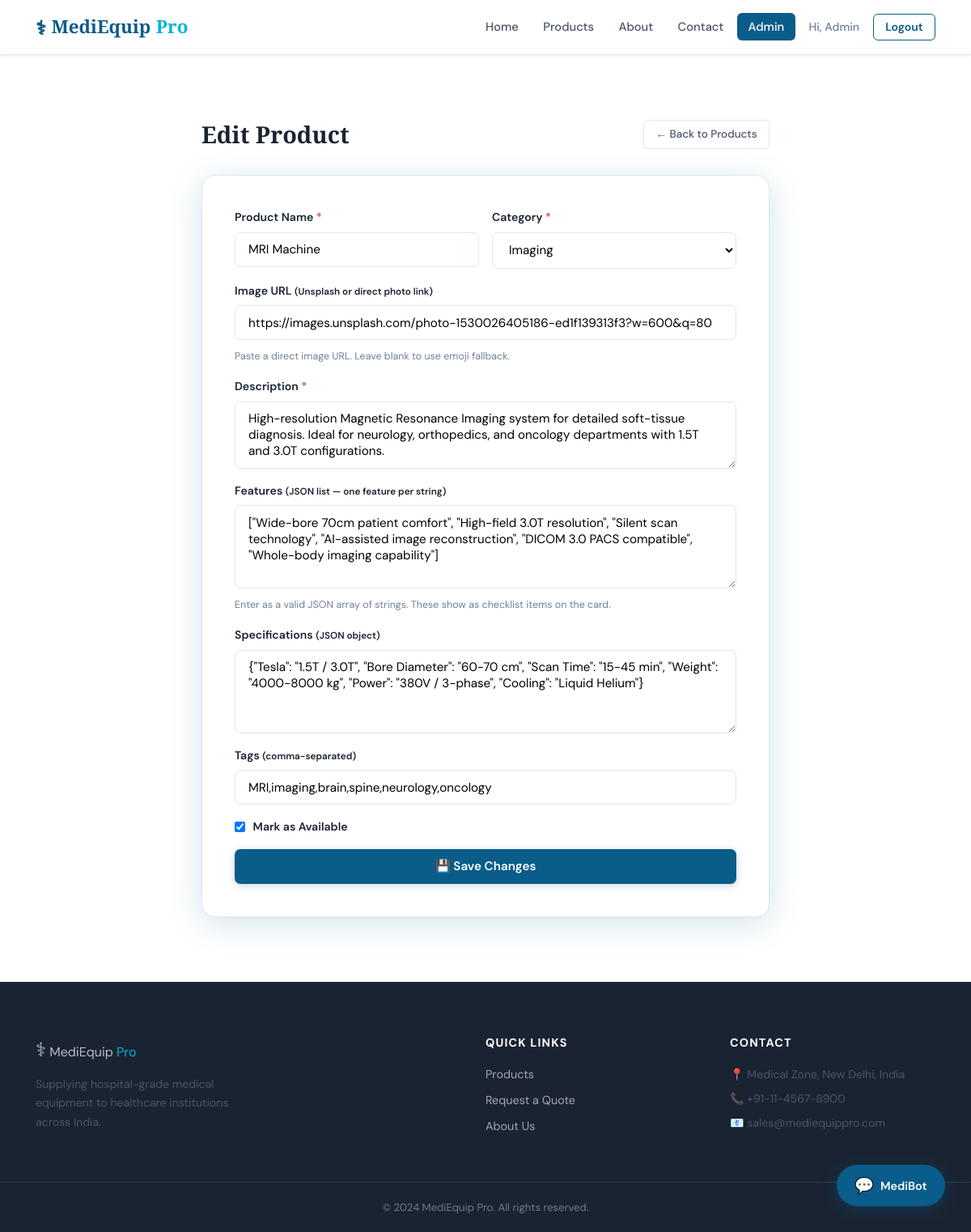
Screenshot of /admin/products/edit/1 (signed in) with the database file from the repository.
### models/database.py (models this page shows, shortened)
class Product(db.Model):
    __tablename__ = 'products'
    id             = db.Column(db.Integer, primary_key=True)
    name           = db.Column(db.String(150), nullable=False)
    category       = db.Column(db.String(80), nullable=False)
    description    = db.Column(db.Text, nullable=False)
    specifications = db.Column(db.Text, nullable=True)   # JSON string dict
    features       = db.Column(db.Text, nullable=True)   # JSON list of strings
    availability   = db.Column(db.Boolean, default=True)
    image_url      = db.Column(db.String(500), default='')  # real photo URL
    tags           = db.Column(db.String(300), default='')
    created_at     = db.Column(db.DateTime, default=datetime.utcnow)

### app.py (the view, shortened to what this page needs)
@app.route('/admin/products/edit/<int:pid>', methods=['GET', 'POST'])
@admin_required
def admin_edit_product(pid):
    product = Product.query.get_or_404(pid)
    return render_template('admin/product_form.html', product=product, action='Edit')

### app.py (called while the page is built)
def admin_required(f):
    @wraps(f)
    def decorated(*args, **kwargs):
        if 'user_id' not in session or not session.get('is_admin'):
            flash('Admin access required.', 'danger')
            return redirect(url_for('login'))
        return f(*args, **kwargs)
    return decorated

### templates/admin/product_form.html (shortened to what this page needs)
{% extends "base.html" %}
{% block content %}
<section class="section">
  <div class="container" style="max-width:750px">
    <div class="admin-header">
      <h1>{{ action }} Product</h1>
      <a href="{{ url_for('admin_products') }}" class="btn-sm-ghost">← Back to Products</a>
    </div>
    <div class="auth-card" style="max-width:100%">
      <form method="POST">
        <div class="form-row">
          <div class="form-group">
            <label>Product Name <span class="req">*</span></label>
            <input type="text" name="name" required
                   value="{{ product.name if product else '' }}"
                   placeholder="e.g. MRI Machine 3.0T"/>
          </div>
          <div class="form-group">
            <label>Category <span class="req">*</span></label>
            <select name="category" required>
              {% for cat in ['Imaging','Critical Care','Radiology','Laboratory','Rehabilitation'] %}
              <option value="{{ cat }}" {% if product and product.category == cat %}selected{% endif %}>{{ cat }}</option>
              {% endfor %}
            </select>
          </div>
        </div>
        <div class="form-group">
          <label>Image URL <small>(Unsplash or direct photo link)</small></label>
          <input type="url" name="image_url"
                 value="{{ product.image_url if product else '' }}"
                 placeholder="https://images.unsplash.com/photo-..."/>
          <small class="form-hint">Paste a direct image URL. Leave blank to use emoji fallback.</small>
        </div>
        <div class="form-group">
          <label>Description <span class="req">*</span></label>
          <textarea name="description" rows="3" required>{{ product.description if product else '' }}</textarea>
        </div>
        <div class="form-group">
          <label>Features <small>(JSON list — one feature per string)</small></label>
          <textarea name="features" rows="4"
                    placeholder='["High resolution imaging", "Low radiation dose", "DICOM compatible"]'>{{ product.features if product else '[]' }}</textarea>
          <small class="form-hint">Enter as a valid JSON array of strings. These show as checklist items on the card.</small>
        </div>
        <div class="form-group">
          <label>Specifications <small>(JSON object)</small></label>
          <textarea name="specifications" rows="4"
                    placeholder='{"Tesla": "1.5T", "Weight": "4000 kg"}'>{{ product.specifications if product else '{}' }}</textarea>
        </div>
        <div class="form-group">
          <label>Tags <small>(comma-separated)</small></label>
          <input type="text" name="tags"
                 value="{{ product.tags if product else '' }}"
                 placeholder="MRI, imaging, brain, neurology"/>
        </div>
        <div class="form-group form-check">
          <label class="check-label">
            <input type="checkbox" name="availability"
                   {% if not product or product.availability %}checked{% endif %}/>
            <span>Mark as Available</span>
          </label>
        </div>
        <button type="submit" class="btn-primary w-full">
          {{ '💾 Save Changes' if action == 'Edit' else '➕ Add Product' }}
        </button>
      </form>
    </div>
  </div>
</section>
{% endblock %}

### static/css/style.css (style rules this page uses)
:root { --primary: #0a5c8a; --primary-dark: #073f62; --primary-light: #e8f4fd; --accent: #00b4d8; --accent-dark: #0096b7; --success: #2e9e5b; --danger: #d94f4f; --warning: #f59e0b; --text-dark: #1a2332; --text-mid: #4a5568; --text-light: #718096; --border: #dbe8f0; --bg-light: #f7fafd; --bg-white: #ffffff; --shadow-sm: 0 1px 4px rgba(10,92,138,.10); --shadow-md: 0 4px 20px rgba(10,92,138,.13); --shadow-lg: 0 8px 40px rgba(10,92,138,.18); --radius: 10px; --radius-lg: 16px; --nav-h: 68px; --transition: .22s ease; }
*, *::before, *::after { box-sizing: border-box; margin: 0; padding: 0; }
html { scroll-behavior: smooth; font-size: 16px; }
body { font-family: 'DM Sans', sans-serif; color: var(--text-dark); background: var(--bg-white); line-height: 1.65; padding-top: var(--nav-h); }
a { text-decoration: none; color: var(--primary); transition: color var(--transition); }
input, select, textarea, button { font-family: inherit; }
h1, h2, h3 { font-family: 'Playfair Display', serif; color: var(--text-dark); line-height: 1.25; }
h1 { font-size: clamp(1.8rem, 4vw, 2.8rem); }
.container { max-width: 1160px; margin: 0 auto; padding: 0 1.5rem; }
.section { padding: 5rem 0; }
.btn-primary { display: inline-block; background: var(--primary); color: #fff; padding: .7rem 1.6rem; border-radius: 7px; font-weight: 600; font-size: .95rem; border: none; cursor: pointer; transition: background var(--transition), transform var(--transition), box-shadow var(--transition); box-shadow: 0 2px 10px rgba(10,92,138,.25); }
.btn-sm-ghost { display: inline-block; border: 1.5px solid var(--border); color: var(--text-mid); padding: .38rem .9rem; border-radius: 5px; font-size: .84rem; font-weight: 500; transition: border-color var(--transition), color var(--transition); }
.w-full { width: 100%; text-align: center; }
.form-row { display: grid; grid-template-columns: 1fr 1fr; gap: 1rem; }
.form-group { display: flex; flex-direction: column; gap: .4rem; }
.form-group label { font-size: .88rem; font-weight: 600; color: var(--text-dark); }
.form-group input, .form-group select, .form-group textarea { padding: .65rem 1rem; border: 1.5px solid var(--border); border-radius: 7px; font-size: .95rem; outline: none; transition: border-color var(--transition), box-shadow var(--transition); background: #fff; }
.req { color: var(--danger); }
.form-hint { font-size: .78rem; color: var(--text-light); margin-top: .2rem; }
.form-check { flex-direction: row !important; }
.check-label { display: flex; align-items: center; gap: .6rem; cursor: pointer; font-size: .9rem; }
.auth-card { background: #fff; border: 1.5px solid var(--border); border-radius: var(--radius-lg); padding: 2.5rem; width: 100%; max-width: 480px; box-shadow: var(--shadow-lg); }
.auth-card form { display: flex; flex-direction: column; gap: 1rem; }
.admin-header { display: flex; justify-content: space-between; align-items: center; margin-bottom: 2rem; flex-wrap: wrap; gap: 1rem; }
.admin-header h1 { font-size: 1.8rem; }

### rows the page displays
Product: name "MRI Machine", category "Imaging", image_url "https://images.unsplash.com/photo-1530026405186-ed1f139313f3?w=600&q=80", description "High-resolution Magnetic Resonance Imaging system for detailed soft-tissue diagnosis. Ideal for neurology, orthopedics, and oncology departments with 1.5T and 3.0T configurations.", features "[\"Wide-bore 70cm patient comfort\", \"High-field 3.0T resolution\", \"Silent scan technology\", \"AI-assisted image reconstruction\", \"DICOM 3.0 PACS compatible\", \"Whole-body imaging capability\"]", specifications "{\"Tesla\": \"1.5T / 3.0T\", \"Bore Diameter\": \"60-70 cm\", \"Scan Time\": \"15-45 min\", \"Weight\": \"4000-8000 kg\", \"Power\": \"380V / 3-phase\", \"Cooling\": \"Liquid Helium\"}", tags "MRI,imaging,brain,spine,neurology,oncology", availability "☑"

### other values shown
{{ session.username }} "Admin"
{{ action }} "Edit"
{{ '💾 Save Changes' if action == 'Edit' else '➕ Add Product' }} "💾 Save Changes"
